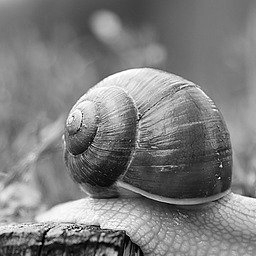
#> input picture path/image.png, 256 x 256 px
$ python comp8.py
#> lines starting #> are read from the running program, lines starting #| are printed output that depends on the picture
import numpy as np
from PIL import Image

def encode_sort_indices(arr):
    perm = np.argsort(arr)
    inv = np.zeros_like(perm)
    for i, p in enumerate(perm):
        inv[p] = i
    return inv

def decode_sort_indices(encoded, size):
    perm = np.zeros_like(encoded)
    for i, inv in enumerate(encoded):
        perm[inv] = i
    return perm

def compress_image(image_path):
#> called with image_path = 'path/image.png'
    image = Image.open(image_path).convert("L")
    img_array = np.array(image).flatten()

    sorted_indices = np.argsort(img_array)
    sorted_array = img_array[sorted_indices]

    encoded_sort_indices = encode_sort_indices(sorted_indices)
#> the loop in encode_sort_indices, `for i, p in enumerate(perm):` made 65536 passes
#> p on passes 1 to 3: 54548, 54723, 54279

    return sorted_array, encoded_sort_indices

def decompress_image(sorted_array, encoded_sort_indices, original_shape):
    sorted_indices = decode_sort_indices(encoded_sort_indices, len(sorted_array))
    img_array = np.zeros_like(sorted_array)
    img_array[sorted_indices] = sorted_array

    img_array = img_array.reshape(original_shape)
    decompressed_image = Image.fromarray(img_array)
    return decompressed_image

# Example usage
image_path = "path/image.png"
compressed_data = compress_image(image_path)
original_shape = Image.open(image_path).convert("L").size[::-1]  # height, width
#> original_shape = (256, 256)

# Save compressed image and encoded sort indices
compressed_image = Image.fromarray(compressed_data[0].reshape(original_shape).astype(np.uint8))
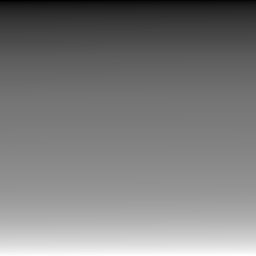
#> compressed_image: PIL image 256x256 L; min 0, max 255, mean 125
compressed_image.save("path/compressed_image.png")
np.save("path/encoded_sort_indices.npy", compressed_data[1])

# Load compressed image and encoded sort indices
loaded_compressed_image = np.array(Image.open("path/compressed_image.png")).flatten()
loaded_encoded_sort_indices = np.load("path/encoded_sort_indices.npy")

# Decompress image
decompressed_img = decompress_image(loaded_compressed_image, loaded_encoded_sort_indices, original_shape)
#> in decompress_image, `img_array = img_array.reshape(original_shape)`:
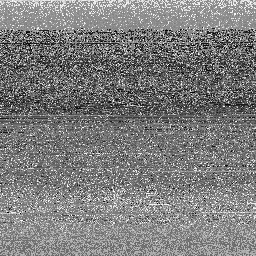
#> img_array: shape (256, 256); min 0, max 255, mean 125
decompressed_img.save("path/decompressed_image.png")
